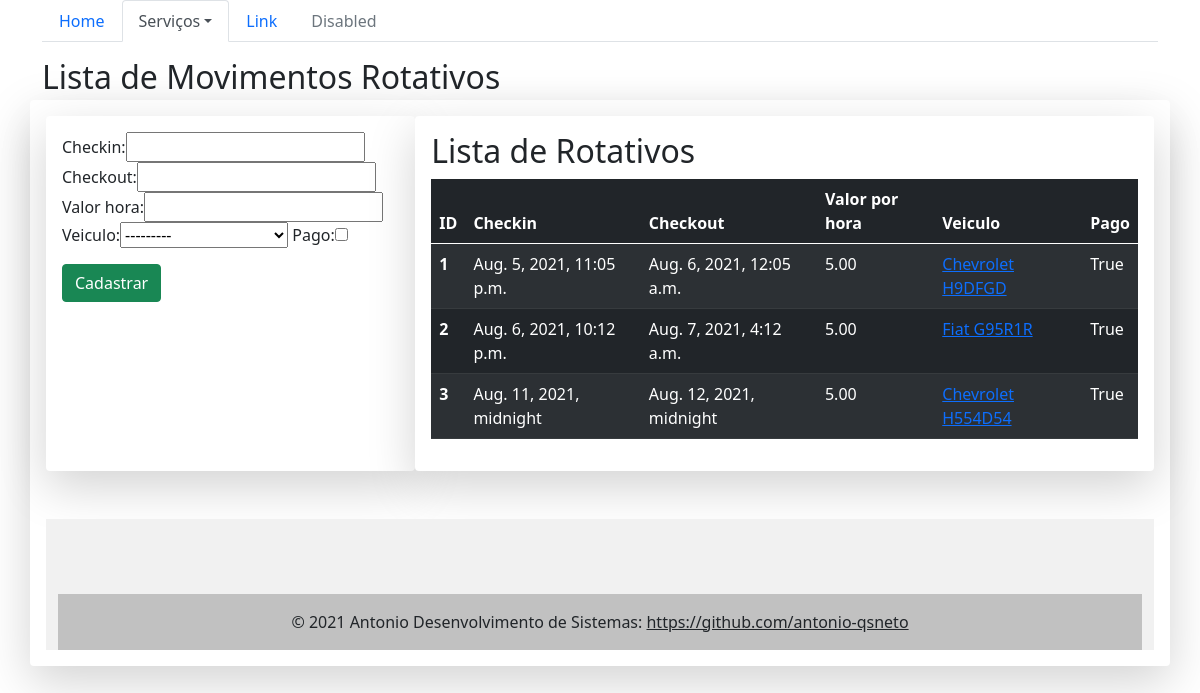
/movrotativo/, run on an earlier commit of the app's database.
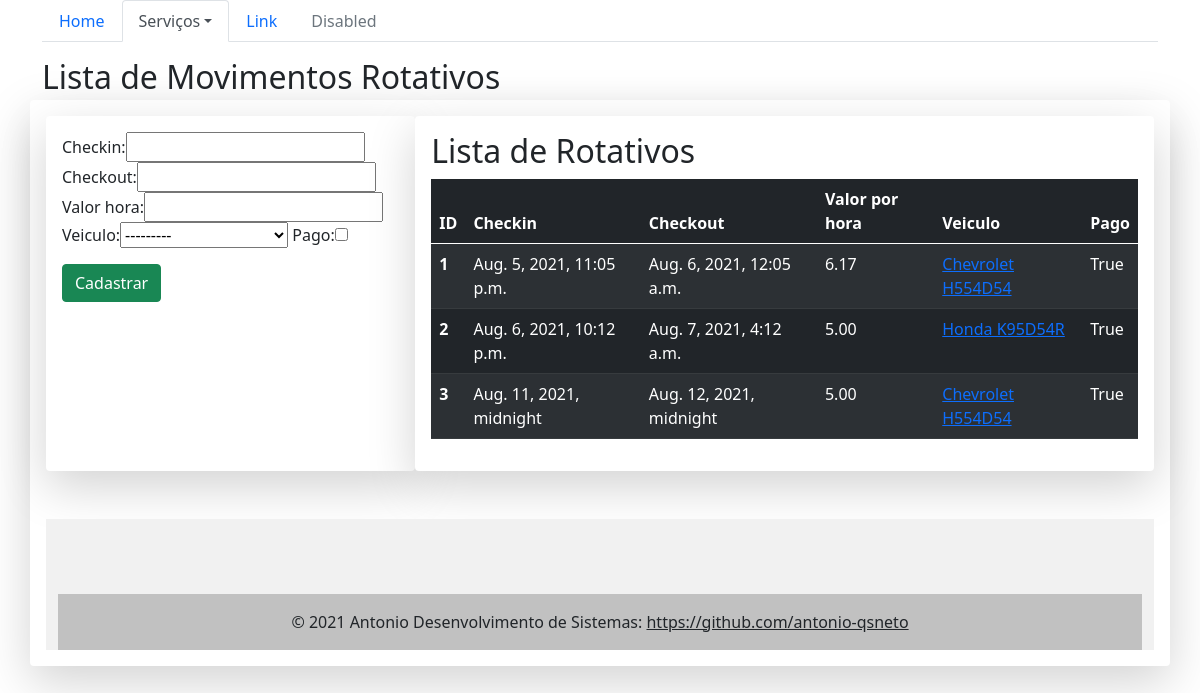
And on a later commit of the database.
### core/models.py (models this page shows, shortened)
class MovRotativo(models.Model):
    checkin = models.DateTimeField(auto_now=False)
    checkout = models.DateTimeField(auto_now=False, null=True, blank=True)
    valor_hora = models.DecimalField(max_digits=5, decimal_places=2)
    veiculo = models.ForeignKey(Veiculo, on_delete=models.PROTECT)
    pago = models.BooleanField(default=False)

class Veiculo(models.Model):
    proprietario = models.ForeignKey(Pessoa, on_delete=models.PROTECT)
    marca = models.ForeignKey(Marca, on_delete=models.PROTECT)
    placa = models.CharField(max_length=7)
    cor = models.CharField(max_length=15)
    observacoes = models.TextField()
    def __str__(self):
        return "{} {}".format(self.marca, self.placa)

class Marca(models.Model):
    nome = models.CharField(max_length=100)
    def __str__(self):
        return self.nome

### core/views.py (the view)
# urls.py: url(r"^movrotativo/$", listaMovRot, name="core_lista_movrot"),
def listaMovRot(request):
    movrot = MovRotativo.objects.all()
    form = MovRotativoForm()
    data = {'movrot': movrot, 'form': form}
    return render(request, 'core/lista_movRotativo.html', data)

### core/form.py
class MovRotativoForm(ModelForm):
    class Meta:
        model = MovRotativo
        fields = '__all__'

### core/templates/core/lista_movRotativo.html (shortened to what this page needs)
{% extends "base.html" %} {% load bootstrap %}
{% block menu %}
<ul class="nav nav-tabs">
  <li class="nav-item">
    <a class="nav-link" href="{% url "core_home" %}">Home</a>
  </li>
  <li class="nav-item dropdown">
    <a
      class="nav-link dropdown-toggle active"
      data-toggle="dropdown"
      href="#"
      role="button"
      aria-haspopup="true"
      aria-expanded="false"
      >Serviços</a
    >
  </li>
  <li class="nav-item">
    <a class="nav-link" href="#">Link</a>
  </li>
  <li class="nav-item">
    <a class="nav-link disabled" href="#">Disabled</a>
  </li>
</ul>
{% endblock menu %}
{% block main %}
<h2 class="mb-1 mt-3">Lista de Movimentos Rotativos</h2>
  <div class="row shadow-lg p-3 mb-5 bg-white rounded">
    <div class="col-4 shadow-lg p-3 mb-5 bg-white rounded">
      <form action="{% url 'core_novorotativo_movrot' %}" method="POST">
        {% csrf_token %} {{ form|bootstrap }}
        <button class="btn btn-success mt-3" type="submit">Cadastrar</button>
      </form>
    </div>
    <div class="col-8 shadow-lg p-3 mb-5 bg-white rounded">
      <h2>Lista de Rotativos</h2>
      <table class="table table-striped table-dark">
  <thead>
    <tr>
      <th scope="col">ID</th>
      <th scope="col">Checkin</th>
      <th scope="col">Checkout</th>
      <th scope="col">Valor por hora</th>
      <th scope="col">Veiculo</th>
      <th scope="col">Pago</th>
    </tr>
  </thead>
<tbody>
    {% for movrot in movrot %}
    <tr>
      <th scope="row">{{ movrot.id }}</th>
      <td> {{ movrot.checkin }} </td>
      <td>{{ movrot.checkout }}</td>
      <td>{{ movrot.valor_hora }}</td>
      <td><a href="{% url 'core_movrotativos_update' movrot.id %}"> {{ movrot.veiculo }} </a></td>
      <td>{{ movrot.pago }}</td>
      </tr>
      {% endfor %}
  </tbody>
</table>
  </div>
{% endblock main %}

What changed in the data, as far as the page shows it:
changed MovRotativo "Aug. 5, 2021, 11:05 p.m.": valor_hora "5.00" → "6.17"; veiculo "Chevrolet H9DFGD" → "Chevrolet H554D54"
changed MovRotativo id 2: veiculo "Fiat G95R1R" → "Honda K95D54R"
